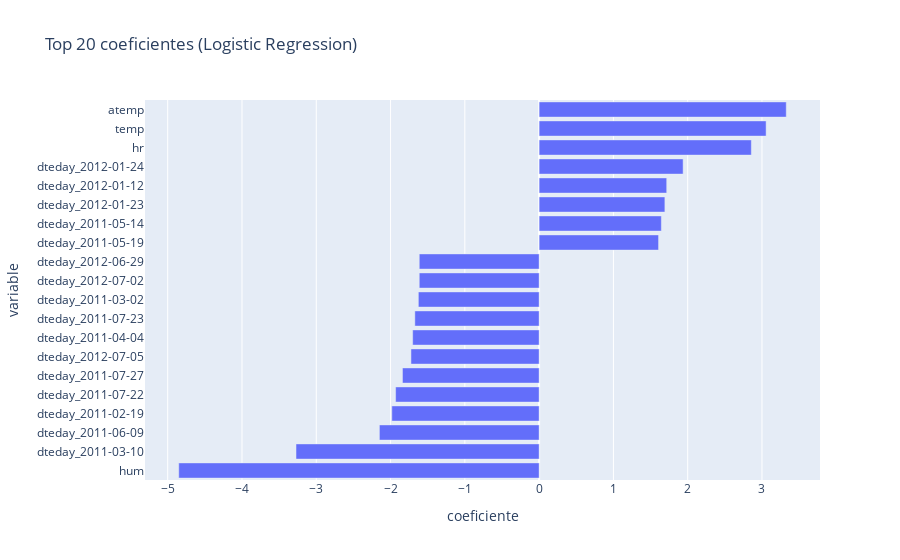

Here is the notebook cell this chart was saved with:
### Markdown cell above
# *Colocar el análisis de esta gráfica*

### Code cell
# --- Coeficientes Regresión Logística ---
# Extrae y ordena las 20 variables con mayor peso (impacto absoluto) en la clasificación
coef = pd.Series(clf.coef_[0], index=X_clf.columns)
# Selecciona las 20 variables con los coeficientes absolutos más grandes
top = coef.abs().sort_values(ascending=False).head(20).index
# Crea un DataFrame con las variables y sus coeficientes correspondientes
df_coef = coef.loc[top].sort_values().reset_index()
# Renombra las columnas para mayor claridad
df_coef.columns = ["variable", "coeficiente"]

# Gráfico de barras horizontal para identificar qué variables empujan a clase 0 o clase 1
fig = px.bar(
    # DataFrame con los coeficientes de las variables más importantes
    df_coef, x="coeficiente", y="variable", orientation="h",
    title="Top 20 coeficientes (Logistic Regression)"
)
fig.show()

### Figure 1 — Plotly figure (JSON) as saved in the notebook; plotly's stock layout.template omitted (floating-point values rounded to 4 significant figures)
{"data": [{"hovertemplate": "coeficiente=%{x}<br>variable=%{y}<extra></extra>", "legendgroup": "", "marker": {"color": "#636efa", "pattern": {"shape": ""}}, "name": "", "orientation": "h", "showlegend": false, "textposition": "auto", "type": "bar", "x": [-4.851, -3.273, -2.15, -1.983, -1.932, -1.84, -1.725, -1.703, -1.673, -1.626, -1.614, -1.614, 1.608, 1.645, 1.693, 1.717, 1.938, 2.857, 3.056, 3.327], "xaxis": "x", "y": ["hum", "dteday_2011-03-10", "dteday_2011-06-09", "dteday_2011-02-19", "dteday_2011-07-22", "dteday_2011-07-27", "dteday_2012-07-05", "dteday_2011-04-04", "dteday_2011-07-23", "dteday_2011-03-02", "dteday_2012-07-02", "dteday_2012-06-29", "dteday_2011-05-19", "dteday_2011-05-14", "dteday_2012-01-23", "dteday_2012-01-12", "dteday_2012-01-24", "hr", "temp", "atemp"], "yaxis": "y"}], "layout": {"barmode": "relative", "legend": {"tracegroupgap": 0}, "title": {"text": "Top 20 coeficientes (Logistic Regression)"}, "xaxis": {"anchor": "y", "domain": [0, 1], "title": {"text": "coeficiente"}}, "yaxis": {"anchor": "x", "domain": [0, 1], "title": {"text": "variable"}}}}
